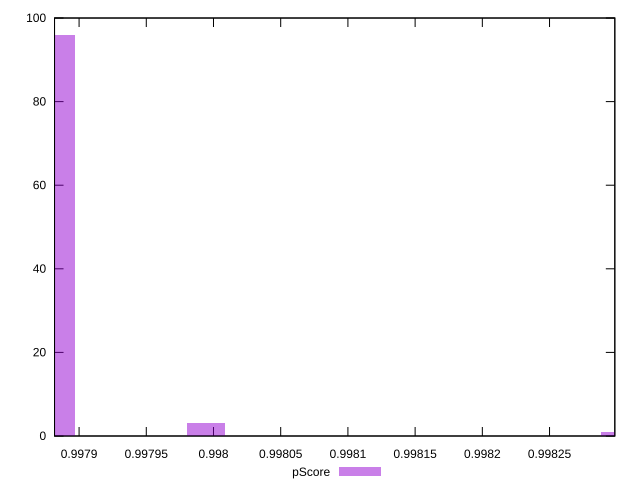

gnuplot code for this plot:
reset

$pScore <<EOF
0.9978825915419312 96
0.9983025993670933 1
0.9979945936286411 3
EOF

set key outside below
set boxwidth 0.000028000521677477163
set xrange [0.9978817385378554:0.9982985691294164]
set yrange [0:100]
set trange [0:100]
set style fill transparent solid 0.5 noborder
set terminal svg size 640, 490 enhanced background rgb 'white'
set output "report_00022_2021-02-20T12:08:46.964Z/dom-size/samples/pages/pScore/histogram.svg"

plot $pScore title "pScore" with boxes

reset
